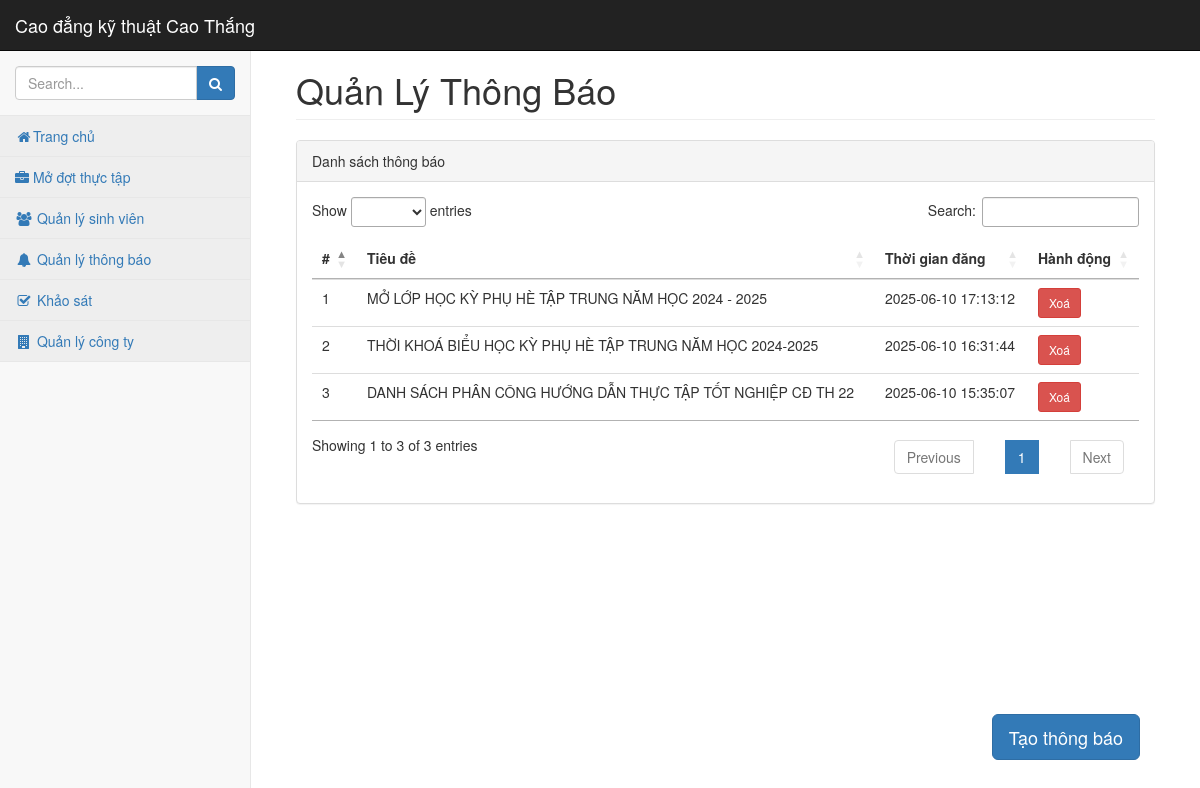
The app's page /pages/canbo/quanlythongbao.php with its own data.
### tables this page shows
CREATE TABLE ThongBao (
    ID INT AUTO_INCREMENT PRIMARY KEY,
    TieuDe NVARCHAR(250),
    NoiDung TEXT,
    NgayDang DATETIME,
    ID_TaiKhoan VARCHAR(5),
    TrangThai TINYINT,
    FOREIGN KEY (ID_TaiKhoan) REFERENCES TaiKhoan(ID_TaiKhoan)
);

### pages/canbo/quanlythongbao.php (the view, shortened to what this page needs)
<?php
require_once $_SERVER['DOCUMENT_ROOT'] . "/datn/template/config.php";
$order = "DESC";
$stmt = $conn->prepare("SELECT ID, TIEUDE, NOIDUNG, NGAYDANG FROM THONGBAO WHERE TRANGTHAI=1 ORDER BY NGAYDANG $order");
$stmt->execute();
$thongbaos = $stmt->fetchAll(PDO::FETCH_ASSOC);
?>
<!DOCTYPE html>
<html lang="vi">
<head>
  <?php
  require_once $_SERVER['DOCUMENT_ROOT'] . "/datn/template/head.php";
  ?>
</head>
<body>
  <div id="wrapper">
    <?php
    require_once $_SERVER['DOCUMENT_ROOT'] . "/datn/template/slidebar_CanBo.php";
    ?>
    <div id="page-wrapper">
      <div class="container-fluid">
        <div class="row">
          <div class="col-lg-12">
            <h1 class="page-header">Quản Lý Thông Báo</h1>
          </div>
        </div>
        <div class="row">
          <div class="col-lg-12">
            <div class="panel panel-default">
              <div class="panel-heading">
                Danh sách thông báo
              </div>
              <div class="panel-body">
                <div class="table-responsive">
                  <table class="table" id="TableDotTT">
                    <thead>
                      <tr>
                        <th>#</th>
                        <th>Tiêu đề</th>
                        <th>Thời gian đăng</th>
                        <th>Hành động</th>
                      </tr>
                    </thead>
                    <tbody>
                      <?php $i = 1;
                      foreach ($thongbaos as $thongbao): ?>
                        <?php $link = 'pages/canbo/chitietthongbao?id=' . urlencode($thongbao['ID']); ?>
                        <tr>
                          <td onclick="window.location='<?= $link ?>';" style="cursor: pointer;"><?= $i++ ?></td>
                          <td onclick="window.location='<?= $link ?>';" style="cursor: pointer;">
                            <?= htmlspecialchars($thongbao['TIEUDE']) ?>
                          </td>
                          <td onclick="window.location='<?= $link ?>';" style="cursor: pointer;">
                            <?= htmlspecialchars($thongbao['NGAYDANG']) ?>
                          </td>
                          <td>
                            <form method="post" onsubmit="return confirm('Bạn có chắc chắn muốn xóa thông báo này?');">
                              <button type="submit" class="btn btn-danger btn-sm">Xoá</button>
                            </form>
                          </td>
                        </tr>
                      <?php endforeach; ?>
                    </tbody>
                  </table>
                </div>
              </div>
            </div>
          </div>
        </div>
        <div style="position: fixed; bottom: 5%; right: 5%;">
          <a href="pages/canbo/taothongbao" class="fixed-button btn btn-primary btn-lg">
            Tạo thông báo
          </a>
        </div>
      </div>
    </div>
  </div>
</body>
</html>

### access/css/startmin.css (style rules this page uses)
body { background-color: #f8f8f8; }
#wrapper { width: 100%; }
#page-wrapper { padding-top: 30px; min-height: 568px; background-color: #fff; }
@media (min-width:768px) { #page-wrapper { position: inherit; margin-left: 250px; padding: 30px 15px 0 15px; border-left: 1px solid #e7e7e7; } }
table.dataTable thead .sorting, table.dataTable thead .sorting_asc, table.dataTable thead .sorting_desc, table.dataTable thead .sorting_asc_disabled, table.dataTable thead .sorting_desc_disabled { background: 0 0; }
table.dataTable thead .sorting_asc:after { content: "\f0de"; float: right; font-family: fontawesome; }
table.dataTable thead .sorting:after { content: "\f0dc"; float: right; font-family: fontawesome; color: rgba(50,50,50,.5); }

### template/head.php (style rules this page uses)
#page-wrapper { padding: 30px; min-height: 100vh; box-sizing: border-box; max-height: 100%; }

### records on screen
thongbao: TieuDe "MỞ LỚP HỌC KỲ PHỤ HÈ TẬP TRUNG NĂM HỌC 2024 - 2025", NgayDang "2025-06-10 17:13:12"
thongbao: TieuDe "THỜI KHOÁ BIỂU HỌC KỲ PHỤ HÈ TẬP TRUNG NĂM HỌC 2024-2025", NgayDang "2025-06-10 16:31:44"
thongbao: TieuDe "DANH SÁCH PHÂN CÔNG HƯỚNG DẪN THỰC TẬP TỐT NGHIỆP CĐ TH 22", NgayDang "2025-06-10 15:35:07"
